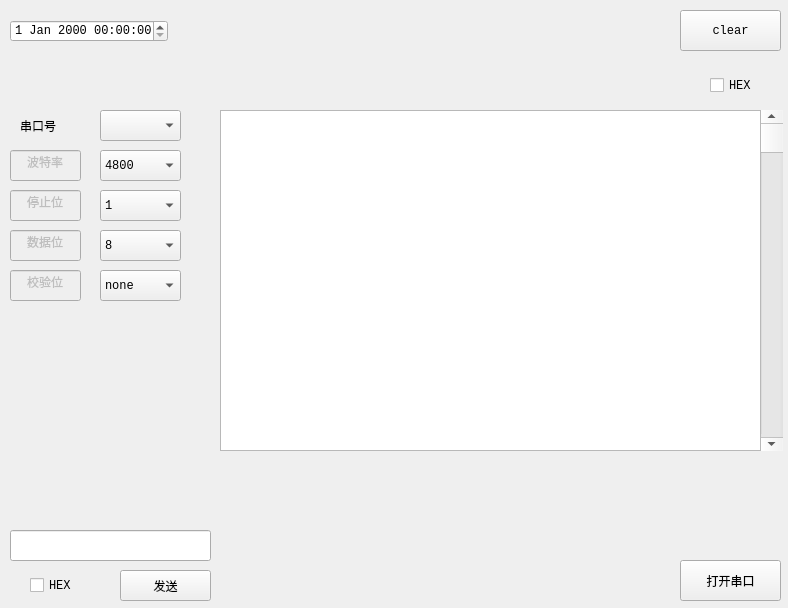
<?xml version="1.0" encoding="UTF-8"?>
<ui version="4.0">
 <class>Widget</class>
 <widget class="QWidget" name="Widget">
  <property name="geometry">
   <rect>
    <x>0</x>
    <y>0</y>
    <width>788</width>
    <height>608</height>
   </rect>
  </property>
  <property name="sizePolicy">
   <sizepolicy hsizetype="Preferred" vsizetype="Preferred">
    <horstretch>0</horstretch>
    <verstretch>0</verstretch>
   </sizepolicy>
  </property>
  <property name="font">
   <font>
    <family>Consolas</family>
   </font>
  </property>
  <property name="windowTitle">
   <string>串口助手</string>
  </property>
  <property name="layoutDirection">
   <enum>Qt::LeftToRight</enum>
  </property>
  <property name="autoFillBackground">
   <bool>true</bool>
  </property>
  <widget class="QPushButton" name="beginBtn">
   <property name="geometry">
    <rect>
     <x>680</x>
     <y>560</y>
     <width>101</width>
     <height>41</height>
    </rect>
   </property>
   <property name="sizePolicy">
    <sizepolicy hsizetype="MinimumExpanding" vsizetype="MinimumExpanding">
     <horstretch>0</horstretch>
     <verstretch>0</verstretch>
    </sizepolicy>
   </property>
   <property name="text">
    <string>打开串口</string>
   </property>
  </widget>
  <widget class="QLineEdit" name="sendLine">
   <property name="geometry">
    <rect>
     <x>10</x>
     <y>530</y>
     <width>201</width>
     <height>31</height>
    </rect>
   </property>
   <property name="sizePolicy">
    <sizepolicy hsizetype="Preferred" vsizetype="Preferred">
     <horstretch>0</horstretch>
     <verstretch>0</verstretch>
    </sizepolicy>
   </property>
   <property name="alignment">
    <set>Qt::AlignLeading|Qt::AlignLeft|Qt::AlignVCenter</set>
   </property>
  </widget>
  <widget class="QPushButton" name="sendBtn">
   <property name="geometry">
    <rect>
     <x>120</x>
     <y>570</y>
     <width>91</width>
     <height>31</height>
    </rect>
   </property>
   <property name="sizePolicy">
    <sizepolicy hsizetype="Preferred" vsizetype="Preferred">
     <horstretch>0</horstretch>
     <verstretch>0</verstretch>
    </sizepolicy>
   </property>
   <property name="text">
    <string>发送</string>
   </property>
  </widget>
  <widget class="QPushButton" name="clearBtn">
   <property name="geometry">
    <rect>
     <x>680</x>
     <y>10</y>
     <width>101</width>
     <height>41</height>
    </rect>
   </property>
   <property name="sizePolicy">
    <sizepolicy hsizetype="Preferred" vsizetype="Preferred">
     <horstretch>0</horstretch>
     <verstretch>0</verstretch>
    </sizepolicy>
   </property>
   <property name="text">
    <string>clear</string>
   </property>
  </widget>
  <widget class="QScrollBar" name="receiveRoll">
   <property name="geometry">
    <rect>
     <x>760</x>
     <y>110</y>
     <width>23</width>
     <height>341</height>
    </rect>
   </property>
   <property name="sizePolicy">
    <sizepolicy hsizetype="Preferred" vsizetype="Preferred">
     <horstretch>0</horstretch>
     <verstretch>0</verstretch>
    </sizepolicy>
   </property>
   <property name="contextMenuPolicy">
    <enum>Qt::NoContextMenu</enum>
   </property>
   <property name="acceptDrops">
    <bool>true</bool>
   </property>
   <property name="autoFillBackground">
    <bool>false</bool>
   </property>
   <property name="orientation">
    <enum>Qt::Vertical</enum>
   </property>
   <property name="invertedAppearance">
    <bool>false</bool>
   </property>
  </widget>
  <widget class="QDateTimeEdit" name="dateTimeEdit">
   <property name="geometry">
    <rect>
     <x>10</x>
     <y>20</y>
     <width>158</width>
     <height>22</height>
    </rect>
   </property>
   <property name="sizePolicy">
    <sizepolicy hsizetype="Preferred" vsizetype="Preferred">
     <horstretch>0</horstretch>
     <verstretch>0</verstretch>
    </sizepolicy>
   </property>
  </widget>
  <widget class="QTextEdit" name="receiveText">
   <property name="geometry">
    <rect>
     <x>220</x>
     <y>110</y>
     <width>541</width>
     <height>341</height>
    </rect>
   </property>
   <property name="sizePolicy">
    <sizepolicy hsizetype="Preferred" vsizetype="Preferred">
     <horstretch>0</horstretch>
     <verstretch>0</verstretch>
    </sizepolicy>
   </property>
   <property name="readOnly">
    <bool>true</bool>
   </property>
  </widget>
  <widget class="QLineEdit" name="baudrateLine">
   <property name="enabled">
    <bool>false</bool>
   </property>
   <property name="geometry">
    <rect>
     <x>10</x>
     <y>150</y>
     <width>71</width>
     <height>31</height>
    </rect>
   </property>
   <property name="sizePolicy">
    <sizepolicy hsizetype="Preferred" vsizetype="Preferred">
     <horstretch>0</horstretch>
     <verstretch>0</verstretch>
    </sizepolicy>
   </property>
   <property name="text">
    <string>波特率</string>
   </property>
   <property name="alignment">
    <set>Qt::AlignCenter</set>
   </property>
  </widget>
  <widget class="QComboBox" name="baudrateBox">
   <property name="geometry">
    <rect>
     <x>100</x>
     <y>150</y>
     <width>81</width>
     <height>31</height>
    </rect>
   </property>
   <property name="sizePolicy">
    <sizepolicy hsizetype="Preferred" vsizetype="Preferred">
     <horstretch>0</horstretch>
     <verstretch>0</verstretch>
    </sizepolicy>
   </property>
   <property name="maxVisibleItems">
    <number>10</number>
   </property>
   <property name="maxCount">
    <number>256000</number>
   </property>
   <item>
    <property name="text">
     <string>4800</string>
    </property>
   </item>
   <item>
    <property name="text">
     <string>9600</string>
    </property>
   </item>
   <item>
    <property name="text">
     <string>14400</string>
    </property>
   </item>
   <item>
    <property name="text">
     <string>19200</string>
    </property>
   </item>
   <item>
    <property name="text">
     <string>38400</string>
    </property>
   </item>
   <item>
    <property name="text">
     <string>57600</string>
    </property>
   </item>
   <item>
    <property name="text">
     <string>115200</string>
    </property>
   </item>
  </widget>
  <widget class="QLabel" name="label">
   <property name="geometry">
    <rect>
     <x>20</x>
     <y>110</y>
     <width>51</width>
     <height>31</height>
    </rect>
   </property>
   <property name="sizePolicy">
    <sizepolicy hsizetype="Preferred" vsizetype="Preferred">
     <horstretch>0</horstretch>
     <verstretch>0</verstretch>
    </sizepolicy>
   </property>
   <property name="text">
    <string>串口号</string>
   </property>
  </widget>
  <widget class="QComboBox" name="portNameBox">
   <property name="geometry">
    <rect>
     <x>100</x>
     <y>110</y>
     <width>81</width>
     <height>31</height>
    </rect>
   </property>
   <property name="sizePolicy">
    <sizepolicy hsizetype="Preferred" vsizetype="Preferred">
     <horstretch>0</horstretch>
     <verstretch>0</verstretch>
    </sizepolicy>
   </property>
  </widget>
  <widget class="QLineEdit" name="stopbitLine">
   <property name="enabled">
    <bool>false</bool>
   </property>
   <property name="geometry">
    <rect>
     <x>10</x>
     <y>190</y>
     <width>71</width>
     <height>31</height>
    </rect>
   </property>
   <property name="sizePolicy">
    <sizepolicy hsizetype="Preferred" vsizetype="Preferred">
     <horstretch>0</horstretch>
     <verstretch>0</verstretch>
    </sizepolicy>
   </property>
   <property name="text">
    <string>停止位</string>
   </property>
   <property name="alignment">
    <set>Qt::AlignCenter</set>
   </property>
  </widget>
  <widget class="QComboBox" name="stopbitBox">
   <property name="enabled">
    <bool>true</bool>
   </property>
   <property name="geometry">
    <rect>
     <x>100</x>
     <y>190</y>
     <width>81</width>
     <height>31</height>
    </rect>
   </property>
   <property name="sizePolicy">
    <sizepolicy hsizetype="Preferred" vsizetype="Preferred">
     <horstretch>0</horstretch>
     <verstretch>0</verstretch>
    </sizepolicy>
   </property>
   <property name="maxVisibleItems">
    <number>10</number>
   </property>
   <property name="maxCount">
    <number>256000</number>
   </property>
   <item>
    <property name="text">
     <string>1</string>
    </property>
   </item>
   <item>
    <property name="text">
     <string>1.5</string>
    </property>
   </item>
   <item>
    <property name="text">
     <string>2</string>
    </property>
   </item>
  </widget>
  <widget class="QLineEdit" name="databitLine">
   <property name="enabled">
    <bool>false</bool>
   </property>
   <property name="geometry">
    <rect>
     <x>10</x>
     <y>230</y>
     <width>71</width>
     <height>31</height>
    </rect>
   </property>
   <property name="sizePolicy">
    <sizepolicy hsizetype="Preferred" vsizetype="Preferred">
     <horstretch>0</horstretch>
     <verstretch>0</verstretch>
    </sizepolicy>
   </property>
   <property name="text">
    <string>数据位</string>
   </property>
   <property name="alignment">
    <set>Qt::AlignCenter</set>
   </property>
  </widget>
  <widget class="QComboBox" name="databitBox">
   <property name="geometry">
    <rect>
     <x>100</x>
     <y>230</y>
     <width>81</width>
     <height>31</height>
    </rect>
   </property>
   <property name="sizePolicy">
    <sizepolicy hsizetype="Preferred" vsizetype="Preferred">
     <horstretch>0</horstretch>
     <verstretch>0</verstretch>
    </sizepolicy>
   </property>
   <property name="maxVisibleItems">
    <number>10</number>
   </property>
   <property name="maxCount">
    <number>256000</number>
   </property>
   <item>
    <property name="text">
     <string>8</string>
    </property>
   </item>
   <item>
    <property name="text">
     <string>5</string>
    </property>
   </item>
   <item>
    <property name="text">
     <string>6</string>
    </property>
   </item>
   <item>
    <property name="text">
     <string>7</string>
    </property>
   </item>
  </widget>
  <widget class="QLineEdit" name="checkbitLine">
   <property name="enabled">
    <bool>false</bool>
   </property>
   <property name="geometry">
    <rect>
     <x>10</x>
     <y>270</y>
     <width>71</width>
     <height>31</height>
    </rect>
   </property>
   <property name="sizePolicy">
    <sizepolicy hsizetype="Preferred" vsizetype="Preferred">
     <horstretch>0</horstretch>
     <verstretch>0</verstretch>
    </sizepolicy>
   </property>
   <property name="text">
    <string>校验位</string>
   </property>
   <property name="alignment">
    <set>Qt::AlignCenter</set>
   </property>
  </widget>
  <widget class="QComboBox" name="paritybitBox">
   <property name="geometry">
    <rect>
     <x>100</x>
     <y>270</y>
     <width>81</width>
     <height>31</height>
    </rect>
   </property>
   <property name="sizePolicy">
    <sizepolicy hsizetype="Preferred" vsizetype="Preferred">
     <horstretch>0</horstretch>
     <verstretch>0</verstretch>
    </sizepolicy>
   </property>
   <property name="maxVisibleItems">
    <number>10</number>
   </property>
   <property name="maxCount">
    <number>256000</number>
   </property>
   <item>
    <property name="text">
     <string>none</string>
    </property>
   </item>
  </widget>
  <widget class="QCheckBox" name="sendHex">
   <property name="geometry">
    <rect>
     <x>30</x>
     <y>570</y>
     <width>71</width>
     <height>31</height>
    </rect>
   </property>
   <property name="sizePolicy">
    <sizepolicy hsizetype="Preferred" vsizetype="Preferred">
     <horstretch>0</horstretch>
     <verstretch>0</verstretch>
    </sizepolicy>
   </property>
   <property name="text">
    <string>HEX</string>
   </property>
  </widget>
  <widget class="QCheckBox" name="receIveHex">
   <property name="geometry">
    <rect>
     <x>710</x>
     <y>70</y>
     <width>71</width>
     <height>31</height>
    </rect>
   </property>
   <property name="sizePolicy">
    <sizepolicy hsizetype="Preferred" vsizetype="Preferred">
     <horstretch>0</horstretch>
     <verstretch>0</verstretch>
    </sizepolicy>
   </property>
   <property name="text">
    <string>HEX</string>
   </property>
  </widget>
 </widget>
 <layoutdefault spacing="6" margin="11"/>
 <resources/>
 <connections/>
</ui>
